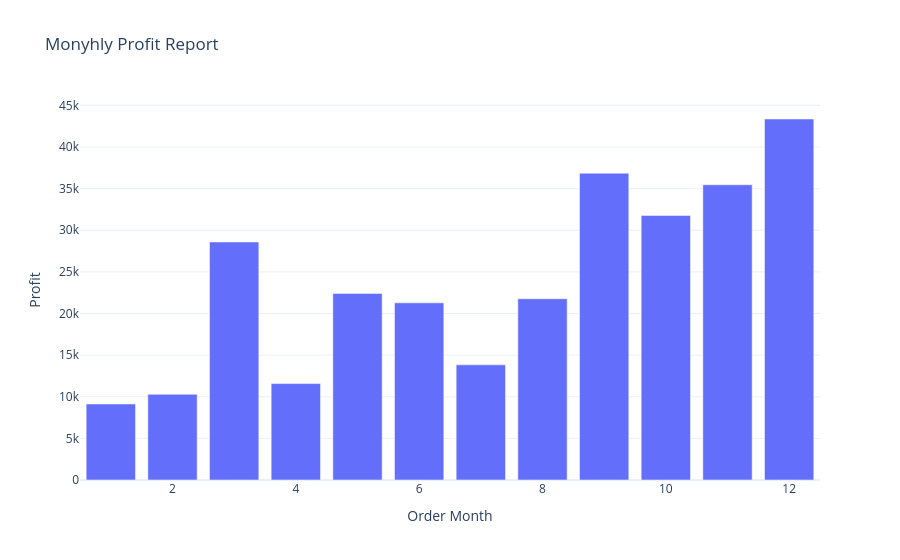

The code cell stored with this chart in its notebook:
### Code cell
fig=px.bar(sales_month_profit,
      x='Order Month',
      y='Profit',
      title='Monyhly Profit Report')
fig.show()

### Figure 1 — Plotly figure (JSON) as saved in the notebook; plotly's stock layout.template omitted (floating-point values rounded to 4 significant figures)
{"data": [{"alignmentgroup": "True", "hovertemplate": "Order Month=%{x}<br>Profit=%{y}<extra></extra>", "legendgroup": "", "marker": {"color": "#636efa", "pattern": {"shape": ""}}, "name": "", "offsetgroup": "", "orientation": "v", "showlegend": false, "textposition": "auto", "type": "bar", "x": [1, 2, 3, 4, 5, 6, 7, 8, 9, 10, 11, 12], "xaxis": "x", "y": [9134.0, 10290.0, 28590.0, 11590.0, 22410.0, 21290.0, 13830.0, 21780.0, 36860.0, 31780.0, 35470.0, 43370.0], "yaxis": "y"}], "layout": {"barmode": "relative", "legend": {"tracegroupgap": 0}, "title": {"text": "Monyhly Profit Report"}, "xaxis": {"anchor": "y", "domain": [0, 1], "title": {"text": "Order Month"}}, "yaxis": {"anchor": "x", "domain": [0, 1], "title": {"text": "Profit"}}}}
